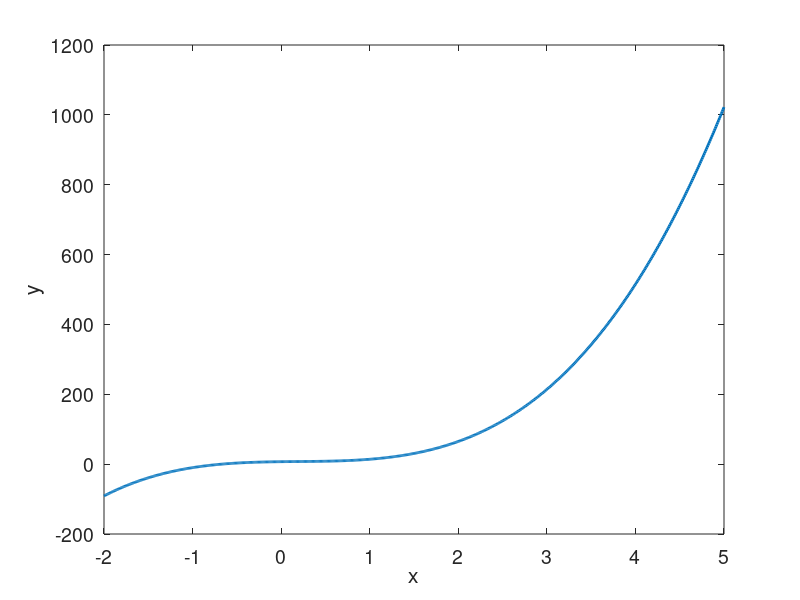

MATLAB code to generate this figure:
a=[9,-5,3,7];x=-2:0.01:5;
f=polyval(a,x);
plot(x,f,'LineWidth',2);
xlabel('x');ylabel('y');
set(gca,'FontSize',14);
polyval(a,0)